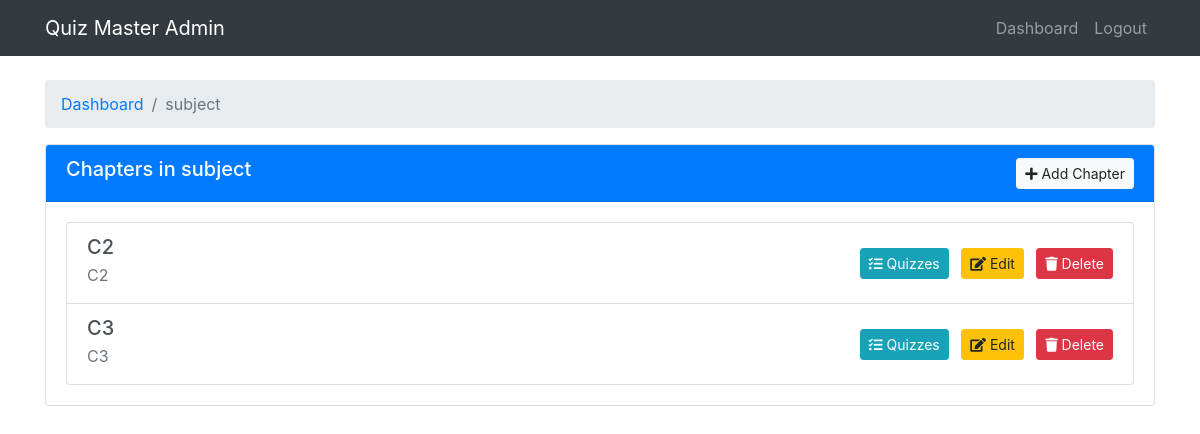
Screenshot of /admin/subject/1/chapters (signed in) with the database file from the repository.
### models/db_setup.py (models this page shows)
class Subject(db.Model):
    id = db.Column(db.Integer, primary_key=True)
    name = db.Column(db.String(100), nullable=False)
    description = db.Column(db.Text)
    chapters = db.relationship('Chapter', backref='subject', lazy=True, cascade="all, delete-orphan")

class Chapter(db.Model):
    id = db.Column(db.Integer, primary_key=True)
    name = db.Column(db.String(100), nullable=False)
    description = db.Column(db.Text)
    subject_id = db.Column(db.Integer, db.ForeignKey('subject.id'), nullable=False)
    quizzes = db.relationship('Quiz', backref='chapter', lazy=True, cascade="all, delete-orphan")

### controllers/admin.py (the view)
def view_chapters(subject_id):
    if not session.get('is_admin'):
        return redirect(url_for('login'))
    subject = Subject.query.get_or_404(subject_id)
    return render_template('admin/chapters.html', subject=subject)

### templates/admin/chapters.html (shortened to what this page needs)
<!DOCTYPE html>
<html lang="en">
<head>
    <link rel="stylesheet" href="https://stackpath.bootstrapcdn.com/bootstrap/4.5.2/css/bootstrap.min.css">
    <link rel="stylesheet" href="https://cdnjs.cloudflare.com/ajax/libs/font-awesome/5.15.1/css/all.min.css">
</head>
<body>
    <nav class="navbar navbar-expand-lg navbar-dark bg-dark">
        <div class="container">
            <a class="navbar-brand" href="#">Quiz Master Admin</a>
            <div class="collapse navbar-collapse" id="navbarNav">
                <ul class="navbar-nav ml-auto">
                    <li class="nav-item">
                        <a class="nav-link" href="{{ url_for('admin_dashboard') }}">Dashboard</a>
                    </li>
                    <li class="nav-item">
                        <a class="nav-link" href="{{ url_for('logout') }}">Logout</a>
                    </li>
                </ul>
            </div>
        </div>
    </nav>
    <div class="container mt-4">
        <nav aria-label="breadcrumb">
            <ol class="breadcrumb">
                <li class="breadcrumb-item"><a href="{{ url_for('admin_dashboard') }}">Dashboard</a></li>
                <li class="breadcrumb-item active">{{ subject.name }}</li>
            </ol>
        </nav>
        <div class="card">
            <div class="card-header bg-primary text-white d-flex justify-content-between align-items-center">
                <h5>Chapters in {{ subject.name }}</h5>
                <a href="{{ url_for('add_chapter', subject_id=subject.id) }}" class="btn btn-sm btn-light">
                    <i class="fas fa-plus"></i> Add Chapter
                </a>
            </div>
            <div class="card-body">
                {% if subject.chapters %}
                    <div class="list-group">
                        {% for chapter in subject.chapters %}
                            <div class="list-group-item list-group-item-action d-flex justify-content-between align-items-center">
                                <div>
                                    <h5 class="mb-1">{{ chapter.name }}</h5>
                                    <p class="mb-1 text-muted">{{ chapter.description }}</p>
                                </div>
                                <div>
                                    <a href="{{ url_for('view_quizzes', chapter_id=chapter.id) }}" class="btn btn-info btn-sm mr-2">
                                        <i class="fas fa-tasks"></i> Quizzes
                                    </a>
                                    <a href="{{ url_for('edit_chapter', chapter_id=chapter.id) }}" class="btn btn-warning btn-sm mr-2">
                                        <i class="fas fa-edit"></i> Edit
                                    </a>
                                    <a href="{{ url_for('delete_chapter', chapter_id=chapter.id) }}" class="btn btn-danger btn-sm"
                                       onclick="return confirm('Are you sure you want to delete this chapter?')">
                                        <i class="fas fa-trash"></i> Delete
                                    </a>
                                </div>
                            </div>
                        {% endfor %}
                    </div>
                {% else %}
                    <p class="text-center">No chapters added for this subject yet.</p>
                {% endif %}
            </div>
        </div>
    </div>
</body>
</html>

### rows the page displays
Subject: name "subject"
Chapter: name "C2", description "C2"
Chapter: name "C3", description "C3"
